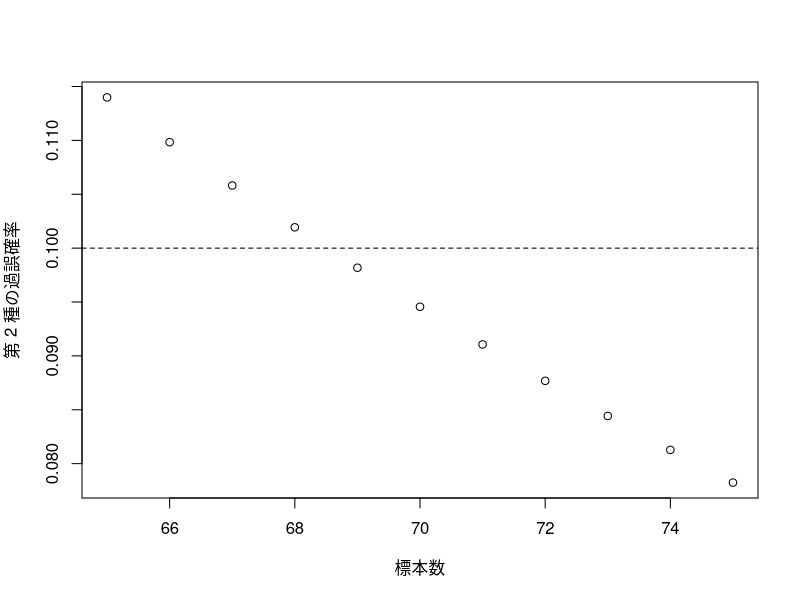

Here is the R script that generated this plot: (Note: a time limit stopped this script after it produced the figure.)
S <- 100000
pvals <- rep(0,S)
muT <- 150
muC <- 150
sigma <- sqrt(100)
alpha <- 0.05
set.seed(1)
nT=50
nC=50
for(ss in 1:S){
  YT <- rnorm(n=nT, mean=muT, sd=sigma)
  YC <- rnorm(n=nC, mean=muC, sd=sigma)
  delta <- mean(YT)-mean(YC)
  Z <- delta / (sqrt(1/nT + 1/nC) * sigma)
  pvals[ss] <- 1-pnorm(Z)
}
sum(ifelse(pvals < alpha, 1, 0)) / S


# 3(1)(c)
# 自分で入力する
n=ceiling((qnorm(1-0.05)+qnorm(1-0.1))**2*sigma**2/(0.25*(150-145)**2))
n
1
# 3(2)(b)
# 3(2)(a)
muT <- 150
muC <- 145
sigma <- sqrt(100)
alpha <- 0.05
beta <- 0.10
muT<-150
muC<-145
nT.vec <- 65:75
K <- length(nT.vec)
beta.vec <- rep(0,K)
set.seed(2)
for(kk in 1:K){
  nT <- nT.vec[kk]
  nC <- nT.vec[kk]
  for(ss in 1:S){
    YT <- rnorm(n=nT, mean=muT, sd=sigma)
    YC <- rnorm(n=nC, mean=muC, sd=sigma)
    delta <- mean(YT)-mean(YC)
    Z <- delta / (sqrt(1/nT + 1/nC) * sigma)
    pvals[ss] <- 1-pnorm(Z)
  }
  beta.vec[kk] <- pnorm(qnorm(1-0.05) - (muT-muC)/(sqrt(1/nT + 1/nC) * sigma))
}

plot(65:75,beta.vec, xlab="標本数",ylab="第 2 種の過誤確率")
abline(h=0.1,lty=2)
# 続きは自分で入力する


# 3(2)(c)
# 自分で入力する


# 3(3)(a-b)：（正規分布，分散未知)
nT.vec <- 65:75
K <- length(nT.vec)
beta.vec <- rep(0,K)
set.seed(2)
for(kk in 1:K){
  print(kk)
  nT <- nT.vec[kk]
  nC <- nT.vec[kk]
  for(ss in 1:S){
    YT <- rnorm(n=nT, mean=muT, sd=sigma) # 試験群の観測値
    YC <- rnorm(n=nC, mean=muC, sd=sigma) # 対照群の観測値
    #delta <- mean(YT)-mean(YC) # 不要な計算なのでコメントアウト
    t.tmp <- t.test(YT, YC, alternative="greater")
    pvals[ss] <- t.tmp$p.value
  }
  beta.vec[kk] <- prop.table(table(pvals < alpha))[1] # 第2種の過誤確率
  print("done")
}
plot(nT.vec,beta.vec,xlab="Sample size (per group)",ylab="Type II error")
abline(v=70,h=0.1,lty=2)	
